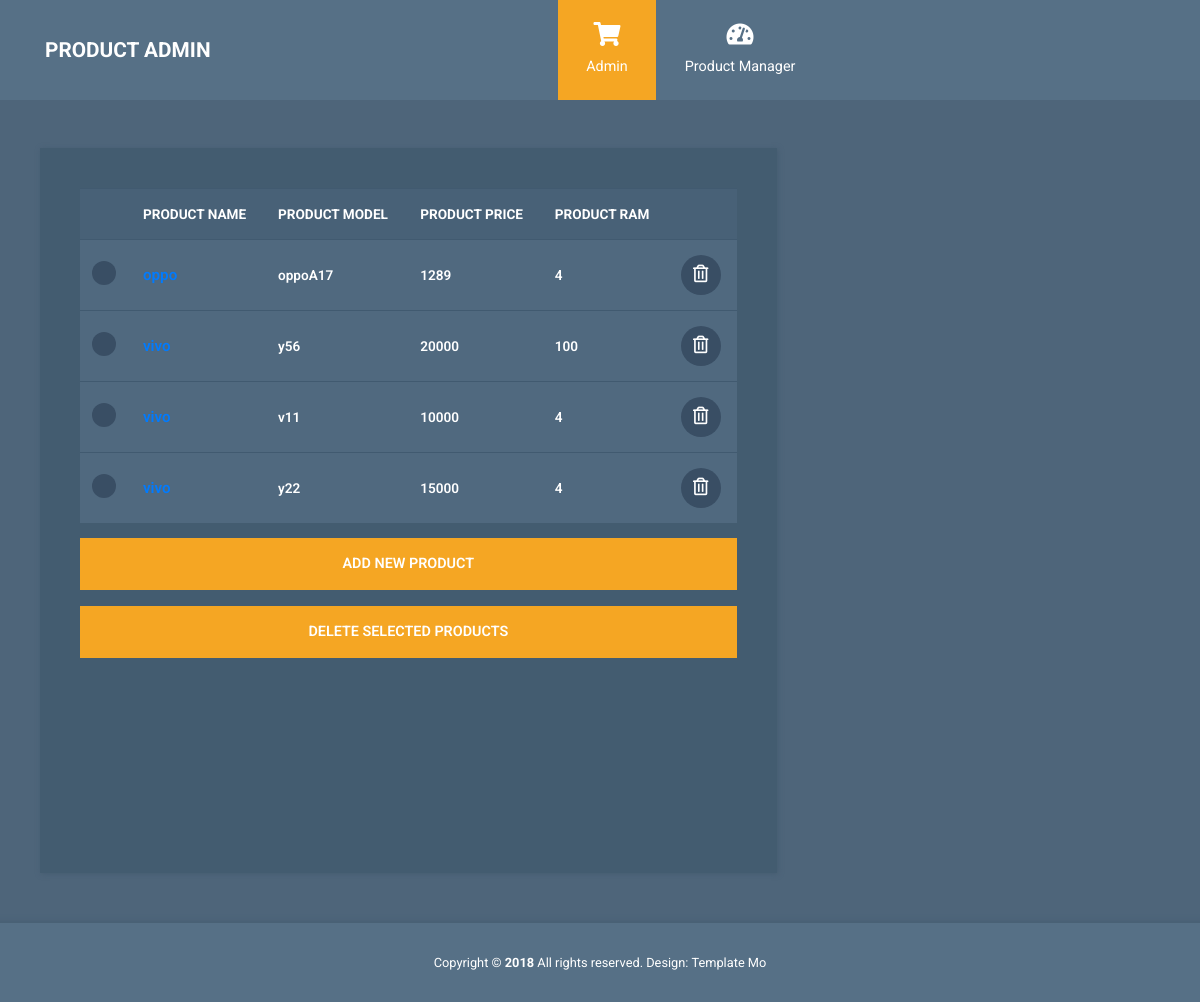
The page / on the database its author committed.
### myapp/models.py (models this page shows, shortened)
class Product_category(models.Model):
   name= models.ForeignKey(Product_mst,on_delete=models.CASCADE)
   product_model= models.CharField(max_length=10)
   product_price=models.IntegerField()
   product_ram= models.IntegerField()
   product_image=models.FileField(upload_to="product_photo")

### myapp/views.py (the view)
# urls.py: path('',index, name= 'index'),
def index(request):
    p1 = Product_mst.objects.get(name = 'vivo')
    filtered_Product = Product_category.objects.all()
    try:
        return render(request,'products.html', {'Products': filtered_Product})
    except:
        return render(request,'products.html')

### myapp/models.py (called while the page is built)
    def __str__(self):
        return self.name

### myapp/templates/products.html
{% extends 'header&footer.html' %}
{% load static %}
{% block content %}
    <div class="container mt-5">
      <div class="row tm-content-row">
        <div class="col-sm-12 col-md-12 col-lg-8 col-xl-8 tm-block-col">
          <div class="tm-bg-primary-dark tm-block tm-block-products">
            <div class="tm-product-table-container">
              <table class="table table-hover tm-table-small tm-product-table">
                <thead>
                  <tr>
                    <th scope="col">&nbsp;</th>
                    <th scope="col">PRODUCT NAME</th>
                    <th scope="col">PRODUCT MODEL</th>
                    <th scope="col">PRODUCT PRICE</th>
                    <th scope="col">PRODUCT RAM</th>
                    <th scope="col">&nbsp;</th>
                  </tr>
                </thead>
                <tbody>
                  {% for i in Products %}
                  <tr>
                    <th scope="row"><input type="checkbox" /></th>
                    <td class="tm-product-name"><a href="/edit_product/{{i.id}}">{{i.name}}</a></td>
                    <td>{{i.product_model}}</td>
                    <td>{{i.product_price}}</td>
                    <td>{{i.product_ram}}</td>
                    <td>
                      <a href="#" class="tm-product-delete-link">
                        <i class="far fa-trash-alt tm-product-delete-icon"></i>
                      </a>
                    </td>
                  </tr>
                  {% endfor %}
                </tbody>
              </table>
            </div>
            <a
              href="/add_product/"
              class="btn btn-primary btn-block text-uppercase mb-3">Add new product</a>
            <button class="btn btn-primary btn-block text-uppercase">
              Delete selected products
            </button>
          </div>
        </div>
      </div>
    </div>
    {% endblock %}

### myapp/templates/header&footer.html (shortened to what this page needs)
{% load static %}
<!DOCTYPE html>
<html lang="en">
  <head>
    <link rel="stylesheet" href="{% static 'css/fontawesome.min.css' %}" />
    <link rel="stylesheet" href="{% static 'jquery-ui-datepicker/jquery-ui.min.css' %}" type="text/css" />
    <link rel="stylesheet" href="{% static 'css/bootstrap.min.css' %}" />
    <link rel="stylesheet" href="{% static 'css/templatemo-style.css' %}">
  </head>
  <body>
    <nav class="navbar navbar-expand-xl">
      <div class="container h-100">
        <a class="navbar-brand" href="index.html">
          <h1 class="tm-site-title mb-0">Product Admin</h1>
        </a>
        <div class="collapse navbar-collapse" id="navbarSupportedContent">
          <ul class="navbar-nav mx-auto h-100">
            <li class="nav-item">
              <a class="nav-link active" href="products.html">
                <i class="fas fa-shopping-cart"></i> Admin
              </a>
            </li>
            <li class="nav-item">
                <a class="nav-link" href="index.html">
                  <i class="fas fa-tachometer-alt"></i> Product Manager
                </a>
              </li>
          </ul>
        </div>
      </div>
    </nav>
    {% block content %}
    {% endblock %}
    <footer class="tm-footer row tm-mt-small">
        <div class="col-12 font-weight-light">
          <p class="text-center text-white mb-0 px-4 small">
            Copyright &copy; <b>2018</b> All rights reserved.
            Design: <a rel="nofollow noopener" href="https://templatemo.com" class="tm-footer-link">Template Mo</a>
        </p>
        </div>
    </footer>
  </body>
</html>

### myapp/static/css/templatemo-style.css (style rules this page uses)
html { font-size: 16px; overflow-x: hidden; }
body { font-family: Roboto, Helvetica, Arial, sans-serif; background-color: #4e657a; overflow-x: hidden; }
a { transition: all 0.3s ease; }
.navbar-brand { display: flex; align-items: center; }
.tm-site-title { display: inline-block; text-transform: uppercase; font-size: 1.3rem; font-weight: 700; color: #fff; }
.navbar { height: 100px; background-color: #567086; padding: 0; }
.navbar .container { position: relative; }
.tm-mt-small { margin-top: 20px; }
.tm-block-col { margin-bottom: 30px; }
.tm-block { padding: 40px; -webkit-box-shadow: 1px 1px 5px 0 #455c71; -moz-box-shadow: 1px 1px 5px 0 #455c71; box-shadow: 1px 1px 5px 0 #455c71; min-height: 350px; height: 100%; max-height: 450px; }
.nav-link { color: #fff; height: 100%; display: flex; align-items: center; justify-content: center; flex-direction: column; font-size: 90%; }
.nav-link > i { margin-bottom: 10px; margin-right: 0; font-size: 1.5rem; }
.dropdown-item, .nav-link { padding: 15px 20px; }
.navbar-nav .active > .nav-link, .navbar-nav .nav-link.active { background-color: #f5a623; color: #fff; }
.navbar-nav .nav-link.active i { color: #fff; }
.nav-item { text-align: center; }
.nav-item:last-child { margin-right: 0; }
.tm-content-row { justify-content: space-between; margin-left: -20px; margin-right: -20px; }
.table { background-color: #50697f; color: #fff; font-size: 85%; margin-bottom: 0; }
thead { background-color: #486177; color: #fff; }
.table thead th { border-bottom: 0; }
.btn { border-radius: 0; padding: 13px 28px; transition: all 0.2s ease; max-width: 100%; }
.btn-primary { color: #fff; background-color: #f5a623; border: 2px solid #f5a623; font-size: 90%; font-weight: 600; }
.table td, .table th { border-top: 1px solid #415a70; padding: 15px 25px; vertical-align: middle; }
.tm-table-small td, .tm-table-small th { padding-left: 12px; padding-right: 12px; }
.table-hover tbody tr { transition: all 0.2s ease; }
.tm-bg-primary-dark { background-color: #435c70; }
input[type="checkbox"] { cursor: pointer; -webkit-appearance: none; appearance: none; background-color: #394e64; background-position: center; border-radius: 50%; box-sizing: border-box; position: relative; box-sizing: content-box; width: 24px; height: 24px; transition: all 0.1s linear; }
.tm-block-products { min-height: 725px; }
.tm-product-table-container { max-height: 465px; margin-bottom: 15px; overflow-y: scroll; }
.tm-product-table tr { font-weight: 600; }
.tm-product-name { font-size: 0.95rem; font-weight: 600; }
.tm-product-delete-icon { font-size: 1.1rem; color: #fff; }
.tm-product-delete-link { padding: 10px; border-radius: 50%; background-color: #394e64; display: inline-block; width: 40px; height: 40px; text-align: center; }
.tm-footer { background-color: #567086; padding-top: 30px; padding-bottom: 30px; -webkit-box-shadow: 0 -3px 5px 0 rgba(69, 92, 113, 0.59); -moz-box-shadow: 0 -3px 5px 0 rgba(69, 92, 113, 0.59); box-shadow: 0 -3px 5px 0 rgba(69, 92, 113, 0.59); }
.tm-footer-link { color: white; }
@media (min-width: 1200px) { .navbar-expand-xl .navbar-nav .nav-link { padding-left: 28px; padding-right: 28px; } }
@media (min-width: 1200px) { .navbar-collapse { height: 100%; } }
@media (max-width: 1275px) and (min-width: 1200px) { .nav-item { margin-right: 15px; } }
@media (max-width: 1350px) { .nav-item { margin-right: 1px; } }

### rows shown on the page
Product_category: product_model "oppoA17", product_price "1289", product_ram "4"
Product_category: product_model "y56", product_price "20000", product_ram "100"
Product_category: product_model "v11", product_price "10000", product_ram "4"
Product_category: product_model "y22", product_price "15000", product_ram "4"
